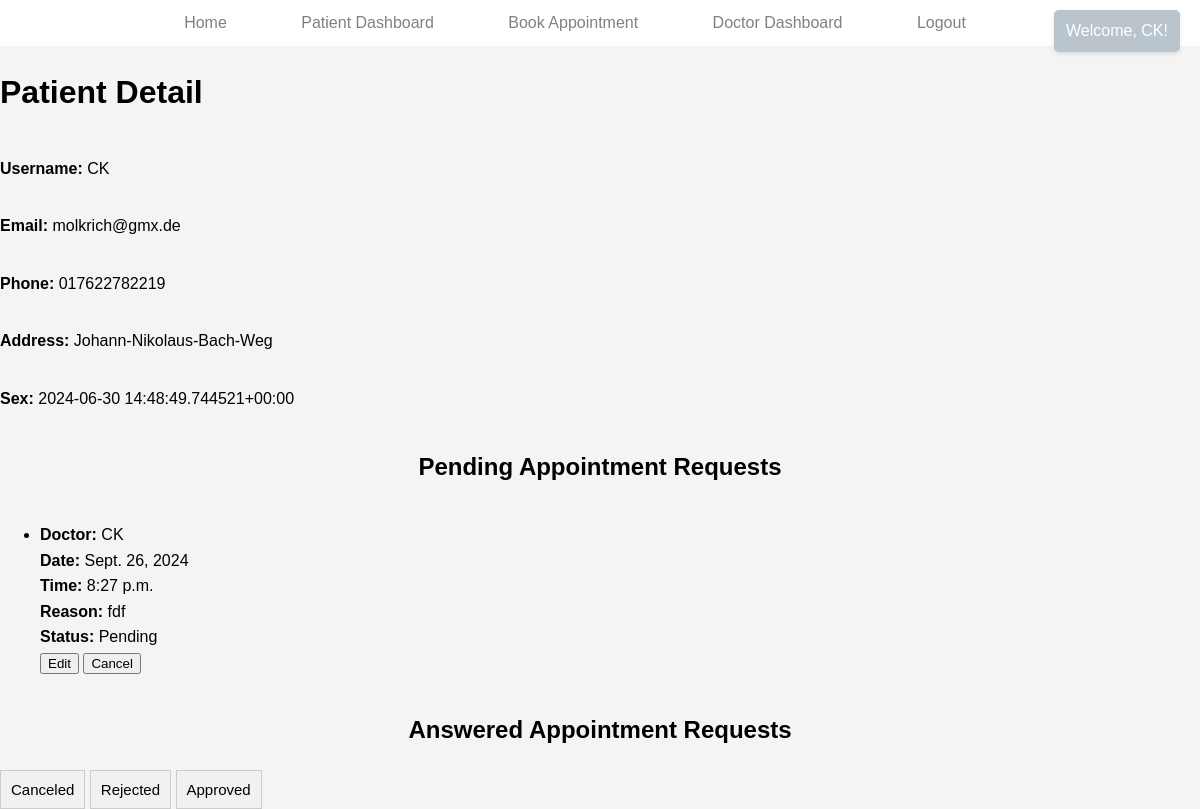
Screenshot of /bookings/patient/ (signed in) with the database file from the repository.
### bookings/models.py (models this page shows, shortened)
class Patient(models.Model):
    SEX_CHOICES = [
        ('M', 'Male'),
        ('F', 'Female'),
        ('O', 'Other'),
    ]
    user = models.OneToOneField(User, on_delete=models.CASCADE)
    phone = models.CharField(max_length=15)
    address = models.CharField(max_length=255)
    sex = models.CharField(max_length=1, choices=SEX_CHOICES)

class Appointment(models.Model):
    STATUS_CHOICES = [
        ('pending', 'Pending'),
        ('approved', 'Approved'),
        ('rejected', 'Rejected'),
        ('canceled', 'Canceled'),
    ]
    patient = models.ForeignKey(Patient, on_delete=models.CASCADE)
    doctor = models.ForeignKey(Doctor, on_delete=models.CASCADE)
    date = models.DateField()
    time = models.TimeField()
    reason = models.TextField()
    status = models.CharField(max_length=10, choices=STATUS_CHOICES, default='pending')

class Doctor(models.Model):
    user = models.OneToOneField(User, on_delete=models.CASCADE)
    specialty = models.CharField(max_length=100)

### bookings/views.py (the view)
# urls.py: path('patient/', views.patient_detail, name='patient_detail'),
@login_required
def patient_detail(request):
    try:
        patient = Patient.objects.get(user=request.user)
        pending_appointments = Appointment.objects.filter(patient=patient, status='pending')
        other_appointments = Appointment.objects.filter(patient=patient).exclude(status='pending')
        appointments_by_status = {}
        for appointment in other_appointments:
            if appointment.status not in appointments_by_status:
                appointments_by_status[appointment.status] = []
            appointments_by_status[appointment.status].append(appointment)
        return render(request, 'bookings/patient_detail.html', {
            'patient': patient,
            'pending_appointments': pending_appointments,
            'appointments_by_status': appointments_by_status,
        })
    except ObjectDoesNotExist:
        messages.error(request, "Patient details not found.")
        return redirect('index')

### bookings/context_processors.py (called while the page is built)
def user_roles(request):
    if request.user.is_authenticated:
        is_patient = Patient.objects.filter(user=request.user).exists()
        is_doctor = Doctor.objects.filter(user=request.user).exists()
        return {
            'is_patient': is_patient,
            'is_doctor': is_doctor,
        }
    return {}

### bookings/templates/bookings/patient_detail.html (shortened to what this page needs)
{% load static %}
<!DOCTYPE html>
<html>
<head>
    <link rel="stylesheet" type="text/css" href="{% static 'css/styles.css' %}">
</head>
<body>
    <header>
        <nav>
            <ul>
                <li><a href="{% url 'index' %}">Home</a></li>
                {% if user.is_authenticated %}
                    <div class="notification">Welcome, {{ user.username }}!</div>
                    {% if user.patient %}
                        <li><a href="{% url 'patient_detail' %}">Patient Dashboard</a></li>
                        <li><a href="{% url 'book_appointment' %}">Book Appointment</a></li>
                    {% endif %}
                    {% if user.doctor %}
                        <li><a href="{% url 'doctor_dashboard' %}">Doctor Dashboard</a></li>
                    {% endif %}
                    <li><a href="{% url 'logout' %}">Logout</a></li>
                {% else %}
                    <li><a href="{% url 'login' %}">Login</a></li>
                    <li><a href="{% url 'register_patient' %}">Register</a></li>
                {% endif %}
            </ul>
        </nav>
    </header>
    <h1>Patient Detail</h1>
    <p><strong>Username:</strong> {{ patient.user.username }}</p>
    <p><strong>Email:</strong> {{ patient.user.email }}</p>
    <p><strong>Phone:</strong> {{ patient.phone }}</p>
    <p><strong>Address:</strong> {{ patient.address }}</p>
    <p><strong>Sex:</strong> {{ patient.get_sex_display }}</p>
    <h2>Pending Appointment Requests</h2>
    <ul>
        {% if pending_appointments %}
            {% for appointment in pending_appointments %}
                <li>
                    <strong>Doctor:</strong> {{ appointment.doctor.user.username }}<br>
                    <strong>Date:</strong> {{ appointment.date }}<br>
                    <strong>Time:</strong> {{ appointment.time }}<br>
                    <strong>Reason:</strong> {{ appointment.reason }}<br>
                    <strong>Status:</strong> {{ appointment.get_status_display }}<br>
                    <button onclick="openModal({{ appointment.id }}, '{{ appointment.date }}', '{{ appointment.time }}', '{{ appointment.reason }}', '{% url 'edit_appointment' 0 %}')">Edit</button>
                    <form method="post" action="{% url 'patient_cancel_appointment' appointment.id %}" style="display:inline;">
                        <button type="submit">Cancel</button>
                    </form>
                </li>
            {% endfor %}
        {% else %}
            <li>No pending appointments.</li>
        {% endif %}
    </ul>
    <h2>Answered Appointment Requests</h2>
    <div>
        {% if appointments_by_status %}
            {% for status, appointments in appointments_by_status.items %}
                <button class="accordion">{{ status|title }}</button>
            {% endfor %}
        {% else %}
            <li>No answered appointments.</li>
        {% endif %}
    </div>
</body>
</html>

### static/css/styles.css (style rules this page uses)
html, body { height: 100%; margin: 0; padding: 0; font-family: Arial, sans-serif; line-height: 1.6; background-color: #f4f4f4; display: flex; flex-direction: column; }
header { background-color: #fff; color: #fff; padding: 10px 0; }
header nav { background-color: white; }
header nav ul { list-style-type: none; padding: 0; margin: 0; text-align: center; }
header nav ul li { display: inline-block; margin-right: 50px; }
header nav ul li a { color: grey; text-decoration: none; padding: 5px 10px; }
h2 { text-align: center; margin-bottom: 20px; }
form { display: flex; flex-direction: column; }
.accordion { background-color: #f1f1f1; border: 1px solid #ccc; cursor: pointer; padding: 10px; text-align: left; outline: none; font-size: 15px; transition: background-color 0.3s ease; }
.notification { position: absolute; top: 10px; right: 20px; color: white; background-color: #bac4cd; padding: 8px 12px; border-radius: 5px; font-weight: normal; box-shadow: 0 2px 4px rgba(0, 0, 0, 0.1); font-family: inherit; }

### rows the page displays
Patient: user.username "CK", user.email "molkrich@gmx.de", phone "017622782219", address "Johann-Nikolaus-Bach-Weg", sex "2024-06-30 14:48:49.744521+00:00"
Appointment: doctor.user.username "CK", date "Sept. 26, 2024", time "8:27 p.m.", reason "fdf", status "Pending"
Appointment: status "Canceled"
Appointment: status "Rejected"
Appointment: status "Approved"

### other values shown
{{ user.username }} "CK"
